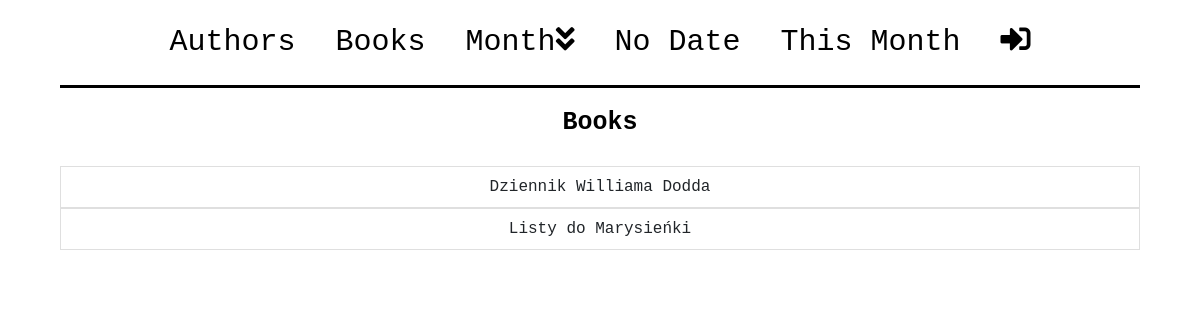
The page /books/ on the database as committed earlier.
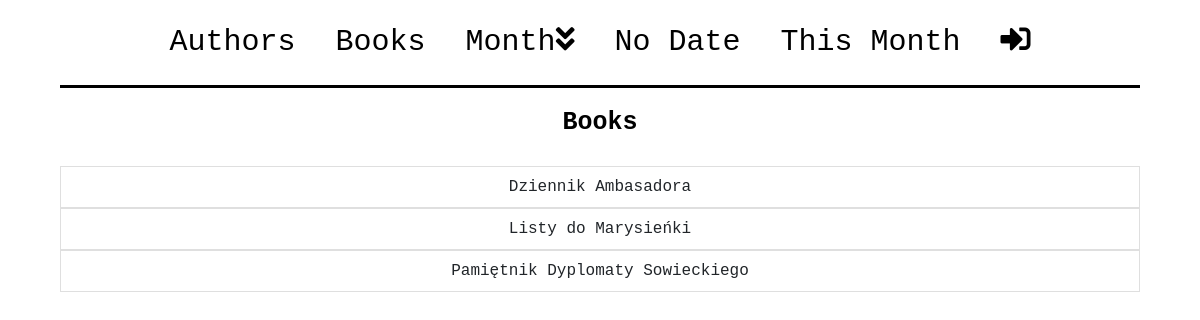
The same page on the database as committed later.
### Quote/models.py (models this page shows)
class Book(models.Model):
    title=models.CharField(max_length=100, verbose_name=u"Title:")
    author=models.ForeignKey(Author, null=True, on_delete=models.CASCADE, verbose_name=u"Author:")
    pubHouse=models.ForeignKey(PubHouse, null=True, on_delete=models.CASCADE, verbose_name=u"publishing House:")
    city=models.CharField(max_length=100, null=True, verbose_name=u"City:")
    pubYear=models.IntegerField(default=0000, blank=False, null=False, verbose_name=u"Publishing Year:")
    class Meta:
        unique_together = ('title', 'author')
        ordering = ['title']
    def __str__(self):
        return self.title

### Quote/views.py (the view)
# urls.py: path('books/', BooksView, name='books'),
def BooksView(request):
    quoteSource=Book.objects.all().order_by('title')
    linkName='book'
    heading='Books'
    editUrl='editBook'
    obj={
        'quoteSource':quoteSource,
        'linkName':linkName,
        'heading':heading,
        'editUrl':editUrl
        }
    return render(request, 'list.html', obj)

### templates/list.html (shortened to what this page needs)
<!DOCTYPE html>
{%extends 'main.html'%}
{% block body %}
<h2>{{heading}}</h2>
<div class="list-group" style="text-align:center">
  {% for quoteSource in quoteSource %}
  <div class="row justify-content-center">
    <div class="col">
      <a class="list-group-item list-group-item-action" href="{% url linkName quoteSource.id %}">{{quoteSource}}</a>
    </div>
  </div>
  {% endfor %}
</div>
{% endblock %}

Rows that differ between the two databases and show on the page:
changed Book: title "Dziennik Williama Dodda" → "Dziennik Ambasadora"
added Book: title "Pamiętnik Dyplomaty Sowieckiego"
